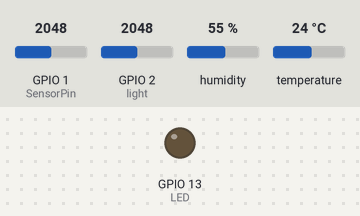
A sketch run on a simulated ESP32-S3. Shown: output pins drawn as LEDs (lit = HIGH). Inputs (shaded band) come from the test bench; at power-on: GPIO 1 (SensorPin) = 2048, GPIO 2 (light) = 2048, humidity 55 %, temperature 24 °C. WiFi joins after 1.5 s; servers stay silent unless stated; what the sketch prints to the serial monitor is not drawn.

Above: at 0.1 s.
At 54.3 s:
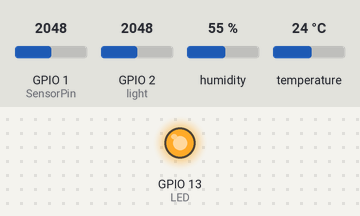
Timing chart, 0 to 100.8 s (numbered marks = the images above):
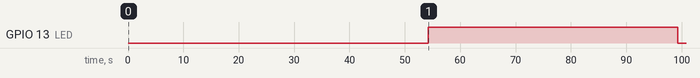

The sketch:

Client.ino
```cpp
#include <SPI.h>
#include <WiFi.h>
#include <DHT11.h>


//////////////////////////////pH/////////////////////////////////
#define SensorPin A0
#define Offset 0.00
#define LED 13
#define samplingInterval 20
#define printInterval 800
#define ArrayLenth  40
int pHArray[ArrayLenth];
int pHArrayIndex=0;
/////////////////////////////////////////////////////////////////

//////////////////////////////조도//////////////////////////////
int light = A1;
int lightValue = 0;
///////////////////////////////////////////////////////////////

//////////////////////////온습도///////////////////////////////
int pin=2;    // 연결한 아두이노 디지털 핀 번호
DHT11 dht11(pin);
///////////////////////////////////////////////////////////////

int status = WL_IDLE_STATUS;
char ssid[] = "ollehEgg_455"; //  your network SSID (name)
char pass[] = "info86055";

IPAddress remoteIp(192,168,1,10);
int port = 65505;

String message = "";

WiFiClient client;


void setup()
{
    // start the serial for debugging
    pinMode(LED,OUTPUT);
    Serial.begin(9600);


    if(WiFi.status() == WL_NO_SHIELD){
        Serial.println("WiFi shield not present! Press reset to try again.");
        while(true); //stops the program
    }

    connectWiFi();
    printWifiStatus();
    connectClient(3);
}

void loop(){
    if(client){
      Serial.println("receivemessage");
        if(client.available()){
            Serial.println("receivemessage2");
            char c = client.read();
            while (c != '\n') {
                message +=c;
                c = client.read();
            }
           Serial.println(message);
             checkMessage(message);
             message = "";


        }
    }


 /////////////////////////pH//////////////////////////////
    static unsigned long samplingTime = millis();
    static unsigned long printTime = millis();
    static float pHValue,voltage;
    if(millis()-samplingTime > samplingInterval)
    {
        pHArray[pHArrayIndex++]=analogRead(SensorPin);
        if(pHArrayIndex==ArrayLenth)pHArrayIndex=0;
        voltage = avergearray(pHArray, ArrayLenth)*5.0/1024;
        pHValue = 3.5*voltage+Offset;
        samplingTime=millis();
    }
    if(millis() - printTime > printInterval)

    {
        Serial.print(pHValue,2);
        digitalWrite(LED,digitalRead(LED)^1);
        printTime=millis();
    }
 //////////////////////////////////////////////////////////

////////////////////////조도///////////////////////////////
    lightValue = analogRead(light);
///////////////////////////////////////////////////////////

///////////온습도/////////////////////////////////////////
    int err;
    float temp, humi;
    if((err=dht11.read(humi, temp))==0)
    {
      Serial.print(temp);
      Serial.print("\n");
      Serial.print(humi);
    }
    else
    {
      Serial.println();
      Serial.print("Error No :");
      Serial.print(err);
      Serial.println();
     }
      delay(10000); //delay for reread
//////////////////////////////////////////////////////////

////////////////////////////Server전송////////////////////////
    if( status == WL_CONNECTED){
      client.print(temp);
      delay(5000);
      client.print(humi);
      delay(5000);
      client.print(lightValue);
      delay(5000);
      client.print(pHValue,2);
     // delay(3000);
      //client.print(ECcurrent,2);
      delay(20000);
    }
//////////////////////////////////////////////////////////////////
}

////////////////////////////pH function///////////////////////////////
double avergearray(int* arr, int number){
  int i;
  int max,min;
  double avg;
  long amount=0;
  if(number<=0){
    Serial.println("Error number for the array to avraging!/n");
    return 0;
  }
  if(number<5){   //less than 5, calculated directly statistics
    for(i=0;i<number;i++){
      amount+=arr[i];
    }
    avg = amount/number;
    return avg;
  }else{
    if(arr[0]<arr[1]){
      min = arr[0];max=arr[1];
    }
    else{
      min=arr[1];max=arr[0];
    }
    for(i=2;i<number;i++){
      if(arr[i]<min){
        amount+=min;        //arr<min
        min=arr[i];
      }else {
        if(arr[i]>max){
          amount+=max;    //arr>max
          max=arr[i];
        }else{
          amount+=arr[i]; //min<=arr<=max
        }
      }//if
    }//for
    avg = (double)amount/(number-2);
  }//if
  return avg;
}
/////////////////////////////////////////////////////////////////////

void printWifiStatus() {
    // print the SSID of the network you're attached to:
    Serial.print("SSID: ");
    Serial.println(WiFi.SSID());

    // print your WiFi shield's IP address:
    IPAddress ip = WiFi.localIP();
    Serial.print("IP Address: ");
    Serial.println(ip);
}

void connectWiFi(){

    if( status != WL_CONNECTED){
        while(status != WL_CONNECTED){

            Serial.print("Attempting connection to network...");

            status = WiFi.begin(ssid, pass);
            delay(3000);

            if(status == WL_CONNECTED){
                Serial.println(" SUCSESS");
            }
            else{
                Serial.println(" FAILED");
                delay(3000);
                connectWiFi();
            }
        }
    }
}

void connectClient(int retries){

    //Attempt connection to server

    if(retries <= 0){
        Serial.println("FAILED");
        Serial.println("Connection to server failed.");
        while(true);
    }

    Serial.print("Attempting conenction to server... ");

    if(client.connect(remoteIp, port)){
        Serial.println("SUCSESS");
        //sendMessage("Hello");
    }
    else if(retries > 0){
        Serial.println("FAILED");
        connectClient(retries - 1);
    }

}

void checkMessage(String message){

    if(message=="airOn"){
        digitalWrite(9, HIGH);
        sendMessage("aaaaaaaaaaaaaaaaaaaaaaaaaaaaaaaaa");
    }
    else if(message == "airOff"){
        digitalWrite(9, LOW);
        sendMessage("cccccccccccccccccccccccccccc");
    }
  //  else if (message == "ledOn"){
 //   }
 //   else if (message == "ledOff"){
  //  }
     else{

      Serial.println("fail");
      sendMessage("fail");
    }
}

void sendMessage(String toSend){

    if(client){
        client.println(toSend+'\n');
        client.flush();
        Serial.println("Sendt message: "+toSend);
    }
    else{
        Serial.println("Could not send message; Not connected.");
    }
    delay(1000);
}
```

Measured:
- by itself, GPIO 13 (LED): LOW → HIGH at 54.3 s, → LOW 45.0 s later
